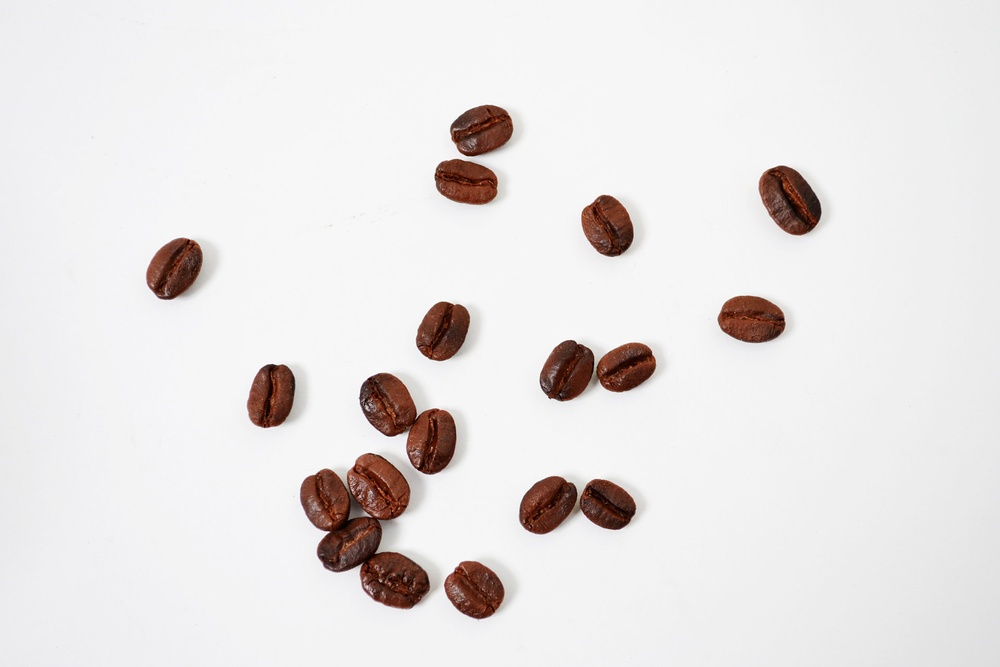
//> input picture Enhancements and Histograms/Images/ColorCofeeBeans.jpg, 1000 x 667 px, shrunk from 1920 x 1280 before the run
$ ./p1a Images/ColorCofeeBeans.jpg   (built with g++ and OpenCV 4)
//> lines starting //> are read from the running program, lines starting //| are printed output that depends on the picture
#include <iostream>
#include <string>
#include <vector>
#include <cmath>
#include <opencv2/opencv.hpp>

//////////////////////////////////////////////

using namespace cv;

//courtesy of stack overflow :)
namespace patch { //std not registering as namespace for to_string(int)
    template <typename T> std::string to_string(const T& n) {
        std::ostringstream stm;
        stm << n;
        return stm.str();
    }
}

//////////////////////////////////////////////

bool is_grayscale(Mat);

Mat get_gaussian_kernel(int, int, double, double);

void color2grey(Mat*);

void downsample(int, double, double, Mat*);

void quantize(int, Mat*);

//////////////////////////////////////////////

int main(int argc, char** argv) {
    Mat image;
    image = imread(argv[1], 1);
//> image is the input picture: 667 rows x 1000 cols, CV_8UC3; mean B, G, R 226.8, 227.5, 231
    if(!image.data) {
        std::cout<< "No image data \n";
        std::cin.get(); //wait for key press
        return -1;
    }

    namedWindow("Lenna in Color", WINDOW_AUTOSIZE);
    imshow("Lenna in Color", image);
    waitKey(0);

    color2grey(&image);
//> after the loop in color2grey, `for(int r = 0; r < image->rows; r++)`:
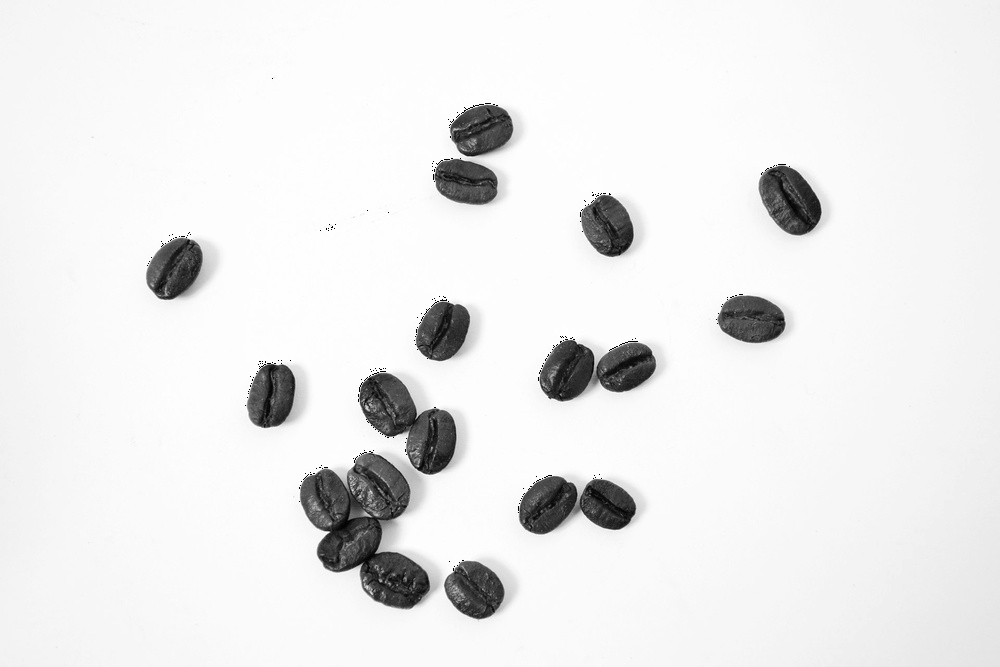
//> grayscale: 667 rows x 1000 cols, CV_8UC1; min 0, max 255, mean 234.8
    imwrite("Lenna_grayscale.jpg", image); //save grayscale to file

    namedWindow("Lenna in Grayscale", WINDOW_AUTOSIZE);
    imshow("Lenna in Grayscale", image);
    waitKey(0);

    //base of pyramid (not downsampled) is "Lenna_grayscale.png"
    Mat pyramid = image.clone();
    for(int i = 0; i < 3; i++) { //create image pyramid
        std::string file_name = "pyramid_" + patch::to_string(i+1) + ".png";
        std::cout << file_name << std::endl;

        int kernel_size = 3; //use n = 3 for 3x3 kernel
        double sigma = 6.0; //sigx = sigy = 9 are the standard deviations
        downsample(kernel_size, sigma, sigma, &pyramid);
        imwrite(file_name, pyramid); //save grayscale to file

        namedWindow("Pyramid" + patch::to_string(i+1), WINDOW_AUTOSIZE);
        imshow("Pyramid" + patch::to_string(i+1), pyramid);
        waitKey(0);
    }
//> this loop made 3 passes
//> pass 1, `downsample(kernel_size, sigma, sigma, &pyramid);`:
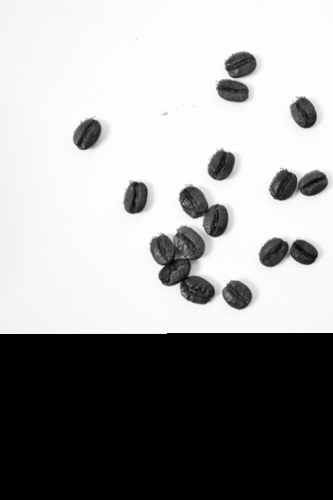
//> pyramid: 500 rows x 333 cols, CV_8UC1; min 0, max 254, mean 154.2
//> pass 2, `downsample(kernel_size, sigma, sigma, &pyramid);`:
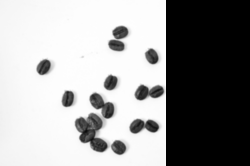
//> pyramid: 166 rows x 250 cols, CV_8UC1; min 0, max 254, mean 153.4
//> after the loop:
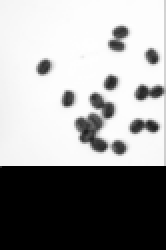
//> pyramid: 125 rows x 83 cols, CV_8UC1 (shown 2 times larger); min 0, max 254, mean 152.9

    int quantization_factor = 4;
    quantize(quantization_factor, &image);
    imwrite("quantized.png", image); //save grayscale to file
    std::cout << "quantized.png" << std::endl;

    namedWindow("Quantized Lenna", WINDOW_AUTOSIZE);
    imshow("Quantized Lenna", image);
    waitKey(0);

    return 0;
}

//////////////////////////////////////////////

bool is_grayscale(Mat image) {
    if(image.type() == CV_8UC1) { //CV_8UC1 is enumerated type for 8 bit single channel unsigned matrix
        return true;
    } else {
        return false;
    }
}

Mat get_gaussian_kernel(int rows, int cols, double sigmax, double sigmay) {
    const int y_mid = rows / 2;
    const int x_mid = cols / 2;

    const double x_spread = 1. / (sigmax*sigmax*2);

    std::vector<float> gauss_x, gauss_y;

    gauss_x.reserve(cols);
    for(int i = 0;  i < cols;  ++i) {
        double x = i - x_mid;
        gauss_x.push_back(std::exp(-x*x*x_spread));
    }

    double n_rows=x_mid-y_mid;
    float sum=0;
    Mat kernel = Mat::zeros(rows, cols, CV_32FC1); //matrix of 32 bit floats
    for(int j = 0;  j < rows;  ++j) {
        float temp = gauss_x[n_rows+j];
        for (int i = 0;  i < cols;  ++i) {
            kernel.at<float>(j,i) = gauss_x[i] * temp;
            sum += kernel.at<float>(j,i);
        }
    }

    return kernel / sum;
}

void color2grey(Mat* image) { //using luminosity method
    Mat grayscale = Mat(image->rows, image->cols, CV_8UC1); //Mat constructor
    for(int r = 0; r < image->rows; r++) {
        for(int c = 0; c < image->cols; c++) { //Each pixel is an array of 3. We weight each color based on human eye sensitivity.
            int tmp = (image->at<Vec3b>(r, c)[0] * .11) + (image->at<Vec3b>(r, c)[1] * .59)+ (image->at<Vec3b>(r, c)[2] * .33);
            grayscale.at<uchar>(r,c) = tmp;
        }
    }
    *image = grayscale;
}

void downsample(int n, double sigx, double sigy, Mat* image) { //outputs a greyscaled and downsampled image
if(!is_grayscale(*image)) { //if grayscale
        color2grey(image);
    }

    Mat gaussian = get_gaussian_kernel(n, n, sigx, sigy);

    //filter2D(input, output, depth(neg = 0), kernel(Mat float), anchor((-1,-1) = center), delta, border)
    Mat filtered;
    filter2D(*image, filtered, -1, gaussian, Point(-1,-1), 0, BORDER_DEFAULT); //convolution

    //subsampling
    Mat downsampled(Size(image->rows/2, image->cols/2), CV_8UC1);
    for(int r = 0; r < image->rows/2; r++) { //using an averaging filter
        for(int c = 0; c < image->cols/2; c++) {
            downsampled.at<uchar>(r,c) = (filtered.at<uchar>(2*r,2*c) + filtered.at<uchar>(2*r,2*c+1) + filtered.at<uchar>(2*r+1,2*c) + filtered.at<uchar>(2*r+1,2*c+1))/4;
        }
    }

    *image = downsampled;
}

void quantize(int nlevels, Mat* image) { //integer division is easier bit kmeans produces a better result
//> called with nlevels = 4
    if(!is_grayscale(*image)) { //if grayscale
        color2grey(image);
    }

    nlevels = 256/nlevels; //creates scale factor
    for(int r = 0; r < image->rows; r++) {
        for(int c = 0; c < image->cols; c++) { //formula is I = (I/nlevels)*nlevels
            image->at<uchar>(r,c) /= nlevels; //integer division rounds to nearest integer
            image->at<uchar>(r,c) *= nlevels;
        }
    }
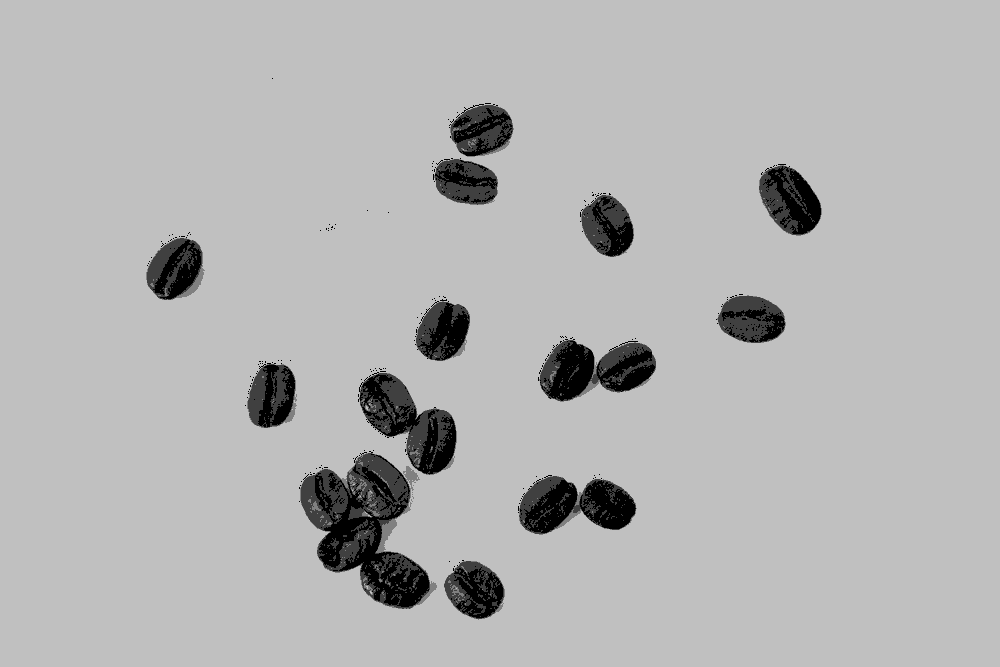
//> image: 667 rows x 1000 cols, CV_8UC1; min 0, max 192, mean 180.3
}
